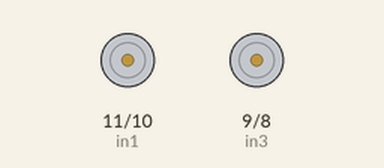
Bench run of a sketch on a simulated Arduino Uno, built with avr-gcc and run on an emulated ATmega328P. Shown: motor-driver pin pairs drawn as motors (green arrow = first pin HIGH = forward, orange = second pin HIGH = backward, longer = more drive, scaled by the enable pin).

Above: at 10.1 s.
Timing chart, 0 to 13.8 s (numbered marks = the images above):
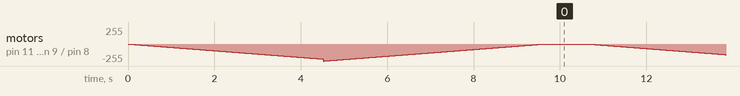

The sketch:

L298N_DC_Motor.ino
```cpp
int enA=6;
int in1=11;
int in2=10;
int enB=5;
int in3=9;
int in4=8;
void setup()
{
  // put your setup code here, to run once:
  pinMode(enA,OUTPUT);
  pinMode(in1,OUTPUT);
  pinMode(in2,OUTPUT);
  pinMode(enB,OUTPUT);
  pinMode(in3,OUTPUT);
  pinMode(in4,OUTPUT);
}

void demoOne()
{
  digitalWrite(in1,HIGH);
  digitalWrite(in2,LOW);
  analogWrite(enA,255);/*
  digitalWrite(in3,HIGH);
  digitalWrite(in4,LOW);
  analogWrite(enB,200);
  delay(2000);
*/
  digitalWrite(in2,HIGH);
  digitalWrite(in1,LOW);/*
  digitalWrite(in4,HIGH);
  digitalWrite(in3,LOW);*/
  delay(2000);

  digitalWrite(in2,LOW);
  digitalWrite(in1,LOW);/*
  digitalWrite(in4,LOW);
  digitalWrite(in3,LOW);*/
}

void demoTwo()
{
  digitalWrite(in1,LOW);
  digitalWrite(in2,HIGH);
  digitalWrite(in3,LOW);
  digitalWrite(in4,HIGH);

  for(int i=0;i<226;i++)
  {
    analogWrite(enA,i);
    analogWrite(enB,i);
    delay(20);
  }

  for(int i=255;i>=0;--i)
  {
    analogWrite(enA,i);
    analogWrite(enB,i);
    delay(20);
  }
  digitalWrite(in2,LOW);
  digitalWrite(in1,LOW);
  digitalWrite(in4,LOW);
  digitalWrite(in3,LOW);
}

void loop()
{
  // put your main code here, to run repeatedly:
  //demoOne();
  //delay(1000);
  demoTwo();
  delay(1000);
}
```
